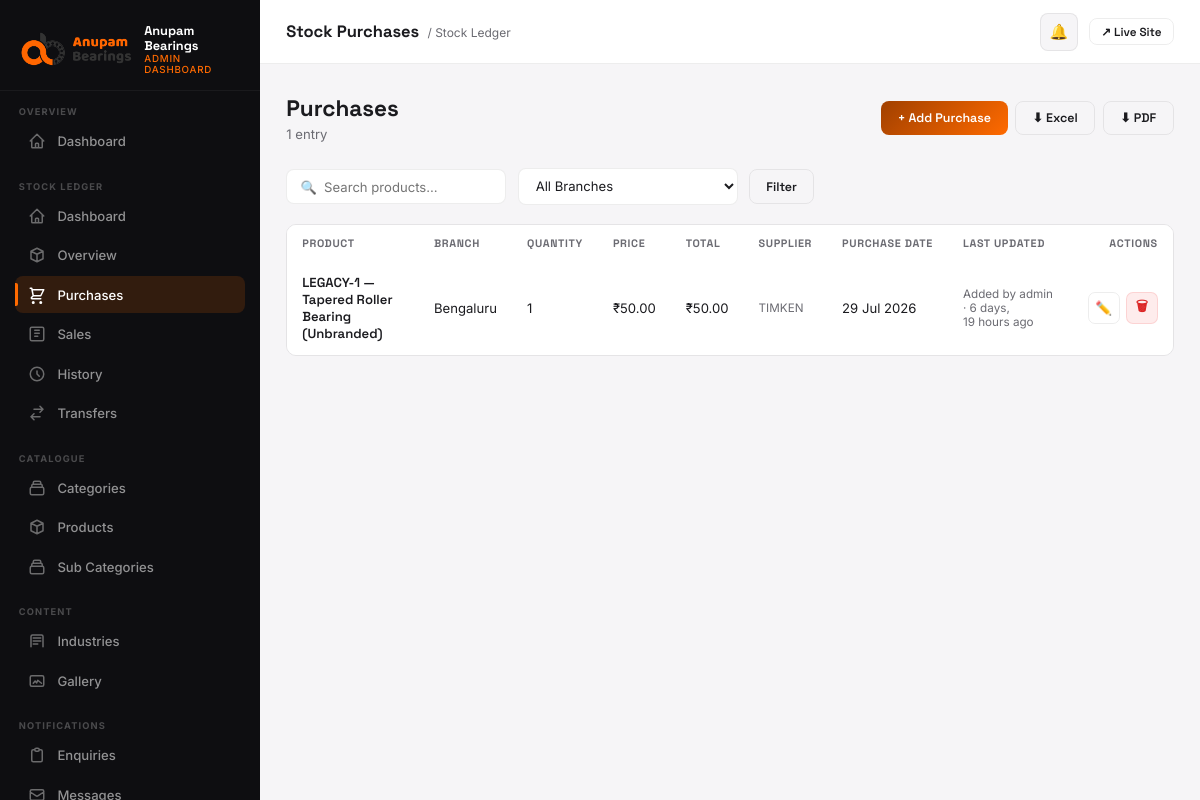
Screenshot of /dashboard/stock/purchases/ (signed in) with the database file from the repository.
### stock_ledger/models.py (models this page shows, shortened)
class AuditModel(models.Model):
    created_by = models.ForeignKey(
        settings.AUTH_USER_MODEL, on_delete=models.PROTECT, related_name='+', null=True
    )
    created_at = models.DateTimeField(auto_now_add=True)
    updated_by = models.ForeignKey(
        settings.AUTH_USER_MODEL, on_delete=models.PROTECT, related_name='+', null=True, blank=True
    )
    updated_at = models.DateTimeField(auto_now=True)
    is_deleted = models.BooleanField(default=False)
    deleted_by = models.ForeignKey(
        settings.AUTH_USER_MODEL, on_delete=models.PROTECT, related_name='+', null=True, blank=True
    )
    deleted_at = models.DateTimeField(null=True, blank=True)
    class Meta:
        abstract = True

class StockPurchase(AuditModel):
    product = models.ForeignKey('products.Product', on_delete=models.SET_NULL, null=True, related_name='purchase_entries')
    product_name_snapshot = models.CharField(max_length=300, blank=True)
    branch = models.ForeignKey(Branch, on_delete=models.PROTECT, related_name='purchase_entries')
    quantity = models.PositiveIntegerField()
    price = models.DecimalField(max_digits=12, decimal_places=2)
    total_price = models.DecimalField(max_digits=14, decimal_places=2)
    purchase_date = models.DateField(default=timezone.localdate)
    supplier = models.CharField(max_length=200, blank=True)
    notes = models.TextField(blank=True)
    class Meta:
        ordering = ['-purchase_date', '-created_at']

class Branch(models.Model):
    name = models.CharField(max_length=120)
    slug = models.SlugField(unique=True)
    code = models.CharField(max_length=20, unique=True)
    address = models.TextField(blank=True)
    is_active = models.BooleanField(default=True)
    created_at = models.DateTimeField(auto_now_add=True)
    class Meta:
        ordering = ['name']

### products/models.py (models this page shows, shortened)
class Product(models.Model):
    category = models.ForeignKey(Category, on_delete=models.CASCADE, related_name='products')
    subcategory = models.ForeignKey(SubCategory, on_delete=models.SET_NULL, null=True, blank=True, related_name='products')
    name = models.CharField(
        max_length=300, unique=True,
        help_text="Name / SKU — identifies this product everywhere (Stock Ledger, bulk import, public site). "
                   "Type the part code and brand together as free text, e.g. \"6205-2RS Timken\"."
    )
    slug = models.SlugField(unique=True)
    description = models.TextField(blank=True)
    mrp = models.DecimalField(
        max_digits=12, decimal_places=2, null=True, blank=True,
        verbose_name='MRP',
        help_text="Maximum Retail Price. Optional — leave blank for products without a published MRP.",
    )
    specifications = models.JSONField(default=dict, blank=True)
    needs_excel_table = models.BooleanField(default=False)
    excel_table_file = models.FileField(upload_to=product_excel_upload_to, blank=True, null=True)
    excel_table_data = models.JSONField(default=dict, blank=True)
    image = models.ImageField(upload_to='products/', blank=True, null=True)
    is_featured = models.BooleanField(default=False)
    is_visible = models.BooleanField(default=True, help_text="Uncheck to hide this product from the public site without deleting it.")
    created_at = models.DateTimeField(auto_now_add=True)

### stock_ledger/views.py (the view)
# urls.py: path('purchases/', views.purchase_list, name='purchase_list'),
@login_required(login_url='/dashboard/login/')
@staff_required
@role_required(UserProfile.ADMIN, UserProfile.BRANCH_STAFF, UserProfile.VIEWER)
def purchase_list(request):
    profile = _profile(request)
    qs = StockPurchase.objects.select_related('product', 'branch', 'created_by', 'updated_by').filter(is_deleted=False)
    qs = qs.filter(branch_id__in=visible_branches(profile).values_list('id', flat=True))
    branch_filter = request.GET.get('branch', '')
    q = request.GET.get('q', '').strip()
    if profile.role == UserProfile.BRANCH_STAFF:
        branch_filter = str(profile.branch_id)
    if branch_filter:
        qs = qs.filter(branch_id=branch_filter)
    if q:
        qs = qs.filter(Q(product__name__icontains=q) | Q(product_name_snapshot__icontains=q))
    qs = qs.order_by('-purchase_date', '-created_at')
    paginator = Paginator(qs, 20)
    page_obj = paginator.get_page(request.GET.get('page', 1))
    return render(request, 'dashboard/stock_purchase_list.html', {
        'entries': page_obj.object_list,
        'page_obj': page_obj,
        'branches': _branch_choices(profile),
        'branch_filter': branch_filter,
        'q': q,
        'include_money': _is_admin(profile),
        'can_mutate': profile.role in (UserProfile.ADMIN, UserProfile.BRANCH_STAFF),
    })

### core/context_processors.py (called while the page is built)
def seo(request):
    return build_seo_context(request)

### core/seo.py (called while the page is built)
def site_url() -> str:
    return getattr(settings, 'SITE_URL', 'https://anupambearings.com').rstrip('/')

def absolute_url(path: str) -> str:
    if not path:
        return site_url()
    parsed = urlsplit(path)
    if parsed.scheme:
        return path
    if path.startswith('/'):
        return f'{site_url()}{path}'
    return f"{site_url()}/{path.lstrip('/')}"

def build_canonical_url(request, *, path: str | None = None) -> str:
    canonical_path = path if path is not None else request.path
    return absolute_url(canonical_path)

def _serialize_schema(schema: dict) -> str:
    return json.dumps(schema, ensure_ascii=False, separators=(',', ':'))

def website_schema() -> dict:
    return {
        '@context': 'https://schema.org',
        '@type': 'WebSite',
        '@id': f'{site_url()}#website',
        'url': site_url(),
        'name': SITE_NAME,
        'alternateName': 'Anupam Bearings India',
        'description': SITE_DESCRIPTION,
        'publisher': {'@id': f'{site_url()}#organization'},
        'potentialAction': {
            '@type': 'SearchAction',
            'target': {
                '@type': 'EntryPoint',
                'urlTemplate': f'{site_url()}/products/?q={{search_term_string}}',
            },
            'query-input': 'required name=search_term_string',
        },
    }

### stock_ledger/context_processors.py (called while the page is built, shortened)
def dashboard_role(request):
    user = getattr(request, 'user', None)
    if not user or not user.is_authenticated or not user.is_staff:
        return {}
    profile = getattr(user, 'stock_profile', None)
    if profile is None:
        return {}
    return {
        'dash_role': profile.role,
        'dash_branch': profile.branch,
    }

def low_stock_alert(request):
    user = getattr(request, 'user', None)
    if not user or not user.is_authenticated or not user.is_staff:
        return {'show_low_stock_modal': False}
    profile = getattr(user, 'stock_profile', None)
    if profile is None or profile.role not in (UserProfile.ADMIN, UserProfile.BRANCH_STAFF):
        return {'show_low_stock_modal': False}
    if request.session.get('low_stock_alert_shown'):
        return {'show_low_stock_modal': False}

### stock_ledger/services.py (called while the page is built)
def visible_branches(profile):
    if profile.role == UserProfile.BRANCH_STAFF:
        return Branch.objects.filter(pk=profile.branch_id)
    return Branch.objects.filter(is_active=True)

### stock_ledger/views.py (called while the page is built)
def _profile(request):
    return request.user.stock_profile

### templates/dashboard/stock_purchase_list.html (shortened to what this page needs)
{% extends "dashboard/base.html" %}
{% load stock_ledger_extras %}
{% block page_title %}Stock Purchases{% endblock %}
{% block breadcrumb %}<span class="topbar-breadcrumb">/ Stock Ledger</span>{% endblock %}
{% block nav_stock_purchase %}active{% endblock %}
{% block content %}
<div class="page-header">
  <div class="page-header-left">
    <h1>Purchases</h1>
    <p>{{ entries|length }} entr{{ entries|length|pluralize:"y,ies" }}</p>
  </div>
  <div style="display:flex;gap:0.5rem;">
    {% if can_mutate %}<a href="{% url 'dashboard:stock_ledger:purchase_add' %}" class="btn btn-primary">+ Add Purchase</a>{% endif %}
    <a href="{% url 'dashboard:stock_ledger:export_history' 'purchase' 'excel' %}?{{ request.GET.urlencode }}" class="btn btn-ghost">⬇ Excel</a>
    <a href="{% url 'dashboard:stock_ledger:export_history' 'purchase' 'pdf' %}?{{ request.GET.urlencode }}" class="btn btn-ghost">⬇ PDF</a>
  </div>
</div>
<form method="GET" class="filter-bar">
  <input class="filter-input" type="text" name="q" value="{{ q }}" placeholder="🔍  Search products…"/>
  {% if branches|length > 1 %}
  <select class="filter-input" name="branch" onchange="this.form.submit()">
    <option value="">All Branches</option>
  </select>
  {% endif %}
  <button type="submit" class="btn btn-ghost">Filter</button>
</form>
<div class="table-wrap">
  <table>
    <thead>
      <tr>
        <th>Product</th>
        <th>Branch</th>
        <th>Quantity</th>
        {% if include_money %}<th>Price</th><th>Total</th>{% endif %}
        <th>Supplier</th>
        <th>Purchase Date</th>
        <th>Last Updated</th>
        {% if can_mutate %}<th style="text-align:right;">Actions</th>{% endif %}
      </tr>
    </thead>
    <tbody>
      {% for e in entries %}
      <tr id="purchase-row-{{ e.pk }}">
        <td class="td-name">{{ e|ledger_product_label }}</td>
        <td>{{ e.branch.name }}</td>
        <td>{{ e.quantity }}</td>
        {% if include_money %}<td>₹{{ e.price|floatformat:2 }}</td><td>₹{{ e.total_price|floatformat:2 }}</td>{% endif %}
        <td class="td-sub">{{ e.supplier|default:"—" }}</td>
        <td>{{ e.purchase_date|date:"d M Y" }}</td>
        <td class="td-sub">
          {% if e.updated_by %}Edited by {{ e.updated_by.username }} · {{ e.updated_at|timesince }} ago
          {% else %}Added by {{ e.created_by.username|default:"—" }} · {{ e.created_at|timesince }} ago{% endif %}
        </td>
        {% if can_mutate %}
        <td style="text-align:right;">
          <div style="display:flex;align-items:center;justify-content:flex-end;gap:0.4rem;">
            <a href="{% url 'dashboard:stock_ledger:purchase_edit' e.pk %}" class="btn btn-ghost btn-sm btn-icon" title="Edit">✏️</a>
            <button class="btn btn-danger btn-sm btn-icon" title="Delete"
              onclick="confirmDelete('{% url 'dashboard:stock_ledger:purchase_delete' e.pk %}', '{{ e|ledger_product_label|escapejs }}', () => document.getElementById('purchase-row-{{ e.pk }}').remove())">🗑</button>
          </div>
        </td>
        {% endif %}
      </tr>
      {% empty %}
      <tr><td colspan="9"><div class="empty-state"><div class="empty-state-icon">📦</div><h3>No purchases recorded</h3></div></td></tr>
      {% endfor %}
    </tbody>
  </table>
</div>
{% endblock %}

### templates/dashboard/base.html (style rules this page uses)
*, *::before, *::after { box-sizing: border-box; margin: 0; padding: 0; }
:root { --orange: #ff6a00; --orange-dk: #a14000; --surface: #f6f5f7; --card: #ffffff; --sidebar-bg: #0e0e11; --sidebar-w: 260px; --on: #1b1b1f; --muted: #6b6b72; --border: rgba(0,0,0,0.07); --grad: linear-gradient(135deg,#a14000 0%,#ff6a00 100%); --radius: 10px; --shadow: 0 2px 16px rgba(0,0,0,0.07); --shadow-lg: 0 8px 40px rgba(0,0,0,0.12); --font-d: 'Space Grotesk', sans-serif; --font-b: 'Inter', sans-serif; }
html { font-size: 15px; -webkit-font-smoothing: antialiased; }
body { font-family: var(--font-b); background: var(--surface); color: var(--on); display: flex; min-height: 100vh; overflow-x: hidden; }
.topbar-breadcrumb { font-size: 0.8rem; color: var(--muted); margin-left: 4px; }
.page-header { display: flex; align-items: center; justify-content: space-between; margin-bottom: 1.75rem; gap: 1rem; flex-wrap: wrap; }
.page-header-left h1 { font-family: var(--font-d); font-size: 1.5rem; font-weight: 700; }
.page-header-left p { color: var(--muted); font-size: 0.875rem; margin-top: 0.2rem; }
.table-wrap { overflow-x: auto; border-radius: var(--radius); border: 1px solid var(--border); }
table { width: 100%; border-collapse: collapse; font-size: 0.875rem; }
thead { background: var(--surface); }
th { padding: 0.75rem 1rem; text-align: left; font-family: var(--font-d); font-size: 0.72rem; font-weight: 700; letter-spacing: 0.06em; text-transform: uppercase; color: var(--muted); white-space: nowrap; }
td { padding: 0.875rem 1rem; border-top: 1px solid var(--border); vertical-align: middle; }
tr { background: var(--card); transition: background 0.12s; }
tr:first-child td { border-top: none; }
.td-name { font-family: var(--font-d); font-weight: 600; font-size: 0.875rem; }
.td-sub { font-size: 0.78rem; color: var(--muted); margin-top: 2px; }
.btn { display: inline-flex; align-items: center; gap: 0.4rem; padding: 0.55rem 1.1rem; border-radius: 8px; font-family: var(--font-d); font-size: 0.83rem; font-weight: 600; cursor: pointer; border: none; text-decoration: none; transition: all 0.18s; }
.btn-primary { background: var(--grad); color: #fff; }
.btn-ghost { background: transparent; color: var(--on); border: 1px solid var(--border); }
.btn-danger { background: rgba(239,68,68,0.1); color: #dc2626; border: 1px solid rgba(239,68,68,0.15); }
.btn-sm { padding: 0.35rem 0.75rem; font-size: 0.78rem; }
.btn-icon { width: 32px; height: 32px; padding: 0; justify-content: center; border-radius: 7px; font-size: 0.9rem; }
.filter-bar { display: flex; gap: 0.75rem; align-items: center; flex-wrap: wrap; margin-bottom: 1.25rem; }
.filter-bar input, .filter-bar select { flex-shrink: 0; }
.filter-input { padding: 0.55rem 0.875rem; border: 1px solid var(--border); border-radius: 8px; font-family: var(--font-b); font-size: 0.875rem; color: var(--on); background: var(--card); outline: none; min-width: 220px; }

### rows the page displays
StockPurchase: product.name "LEGACY-1 — Tapered Roller Bearing (Unbranded)", branch.name "Bengaluru", quantity "1", price "50.00", total_price "50.00", supplier "TIMKEN", purchase_date "29 Jul 2026", created_by.username "admin", created_at "6 days, 19 hours"

### other values shown
{{ entries|length }} "1"
